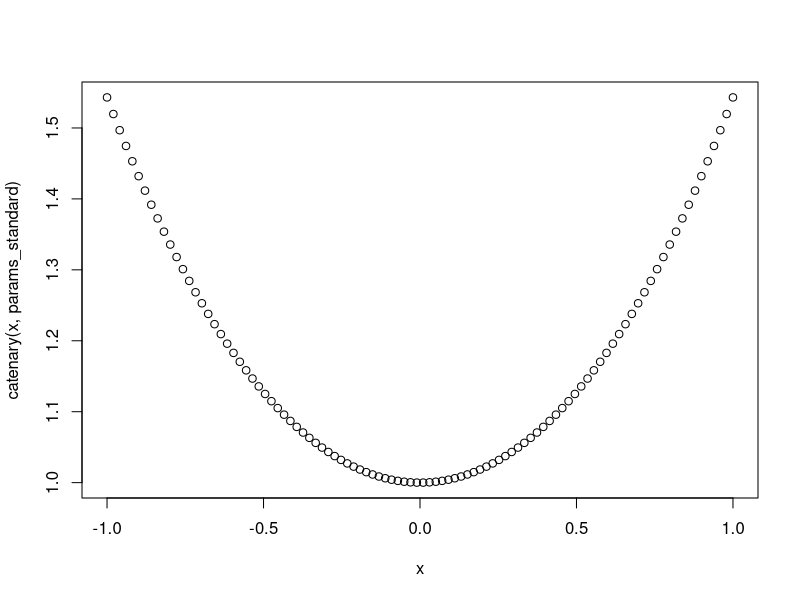
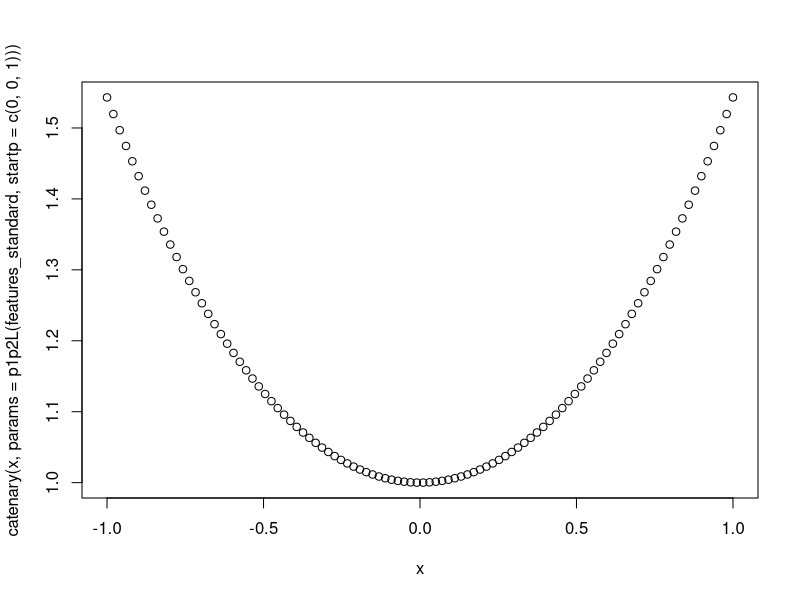
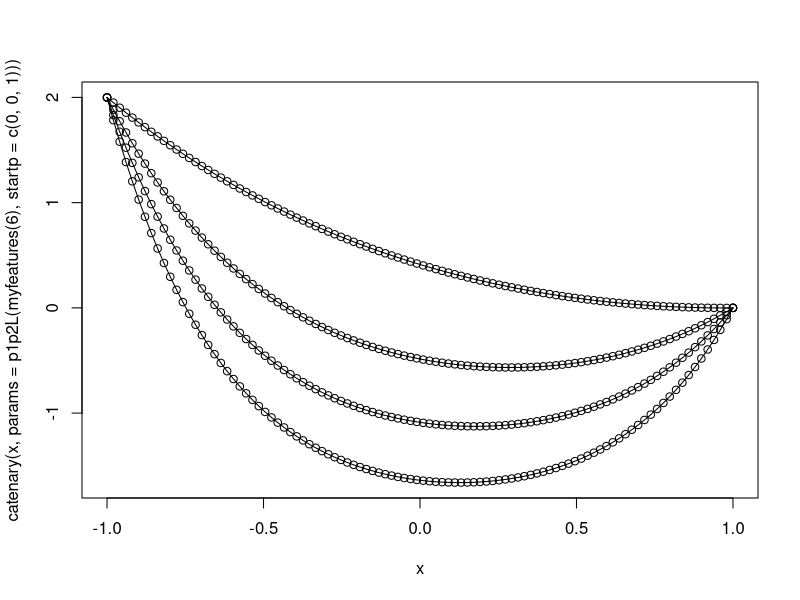
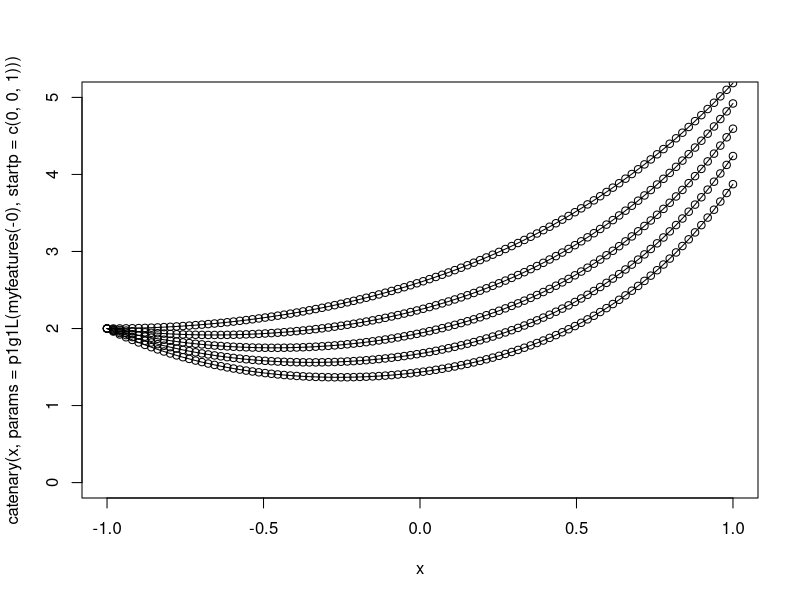

Here is the R script that generated these plots, in order:
## ---- chunk 1
knitr::opts_chunk$set(echo = TRUE)
## ---- chunk 2
catenary <- function(x, params){
    x0  <- params[1]
    y0  <- params[2]
    a   <- params[3]

    return(y0 + a*cosh((x-x0)/a))
}
## ---- chunk 3
features_standard <- list(
    x1 = -1,
    y1 = cosh(-1),
    x2 = +1,
    y2 = cosh(1),
    g1 = -sinh(1), # gradient @ x=x1
    g2 = +sinh(1), # gradient @ x=x2
    L  = 2*sinh(1)
)

params_standard <- c(x0=0, y0=0, a=1)
## ---- chunk 4
x <- seq(from = -1, to = 1, len = 100)
plot(x, catenary(x, params_standard), type='b')
## ---- chunk 5
tension <- function(x, params){
    x0  <- params[1]
    y0  <- params[2]
    a   <- params[3]

    return(a*cosh((x-x0)/a))
}
## ---- chunk 6
tension(-1, params_standard)
tension(+1, params_standard)
## ---- chunk 7
p1p2L <- function(known_features, startp=c(0,0,1), give=FALSE){

    x1 <- known_features$x1
    y1 <- known_features$y1
    x2 <- known_features$x2
    y2 <- known_features$y2
    L  <- known_features$L   # arc length
    
    objective <- function(params){
        x0 <- params[1]
        y0 <- params[2]
        a  <- params[3]
        
        f <- function(x){y0 + a*cosh((x-x0)/a)}
        
        L_params <- a*(  sinh((x2-x0)/a) - sinh((x1-x0)/a)  )
        
        bit1 <- f(x1) - y1
        bit2 <- f(x2) - y2
        bit3 <- L_params - L
        
        badness <- bit1^2 + bit2^2 + bit3^2
        return(badness)
    }
    
    jj <- optim(par=startp, fn=function(params){objective(params)})
    if(give){return(jj)} else {return(jj$par)}
}    
## ---- chunk 8
p1p2L(features_standard, startp=c(0.1, -0.1, 1.2))
## ---- chunk 9
x <- seq(from = -1, to = 1, len = 100)
plot(x, catenary(x, params=p1p2L(features_standard, startp=c(0, 0, 1))))
## ---- chunk 10
myfeatures <- function(L){list(x1=-1,y1=2,x2=1,y2=0,L=L)}
plot  (x, catenary(x, params=p1p2L(myfeatures(6), startp=c(0, 0, 1))), type='o')
points(x, catenary(x, params=p1p2L(myfeatures(5), startp=c(0, 0, 1))), type='o')
points(x, catenary(x, params=p1p2L(myfeatures(4), startp=c(0, 0, 1))), type='o')
points(x, catenary(x, params=p1p2L(myfeatures(3), startp=c(0, 0, 1))), type='o')
## ---- chunk 11
p1g1L <- function(known_features, startp=c(0,0,1), give=FALSE){

    x1 <- known_features$x1
    y1 <- known_features$y1
    x2 <- known_features$x2
    g1 <- known_features$g1
    L  <- known_features$L

    objective <- function(params){
        x0 <- params[1]
        y0 <- params[2]
        a  <- params[3]
        
        f <- function(x){y0 + a*cosh((x-x0)/a)}  # height
        g <- function(x){       sinh((x-x0)/a)}  # gradient
        
        L_params <- a*(  sinh((x2-x0)/a) - sinh((x1-x0)/a)  )
        
        bit1 <- f(x1) - y1
        bit2 <- g(x1) - g1
        bit3 <- L_params - L
        
        badness <- bit1^2 + bit2^2 + bit3^2
        return(badness)
    }
    
    jj <- optim(par=startp, fn=function(params){objective(params)})
    if(give){return(jj)} else {return(jj$par)}
}    
## ---- chunk 12
myfeatures <- function(g){list(x1=-1, y1=2,  x2=1,  g1=g, L=4)}
plot  (x, catenary(x, params=p1g1L(myfeatures(-0.0), startp=c(0, 0, 1))), type='o', ylim=c(0,5))
points(x, catenary(x, params=p1g1L(myfeatures(-0.5), startp=c(0, 0, 1))), type='o')
points(x, catenary(x, params=p1g1L(myfeatures(-1.0), startp=c(0, 0, 1))), type='o')
points(x, catenary(x, params=p1g1L(myfeatures(-1.5), startp=c(0, 0, 1))), type='o')
points(x, catenary(x, params=p1g1L(myfeatures(-2.0), startp=c(0, 0, 1))), type='o')
